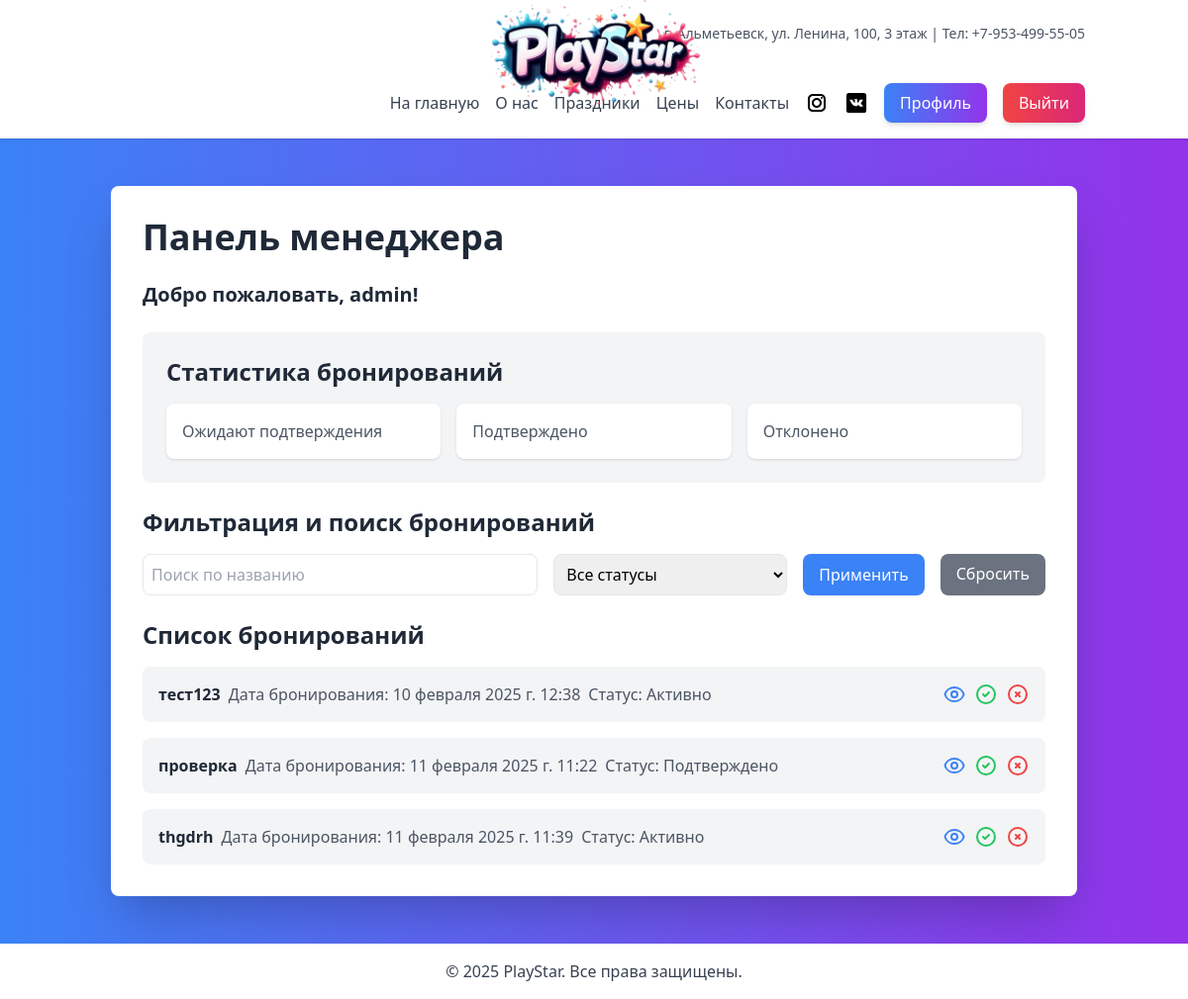
/staff/manager-dashboard/ (signed in), run on an earlier commit of the app's database.
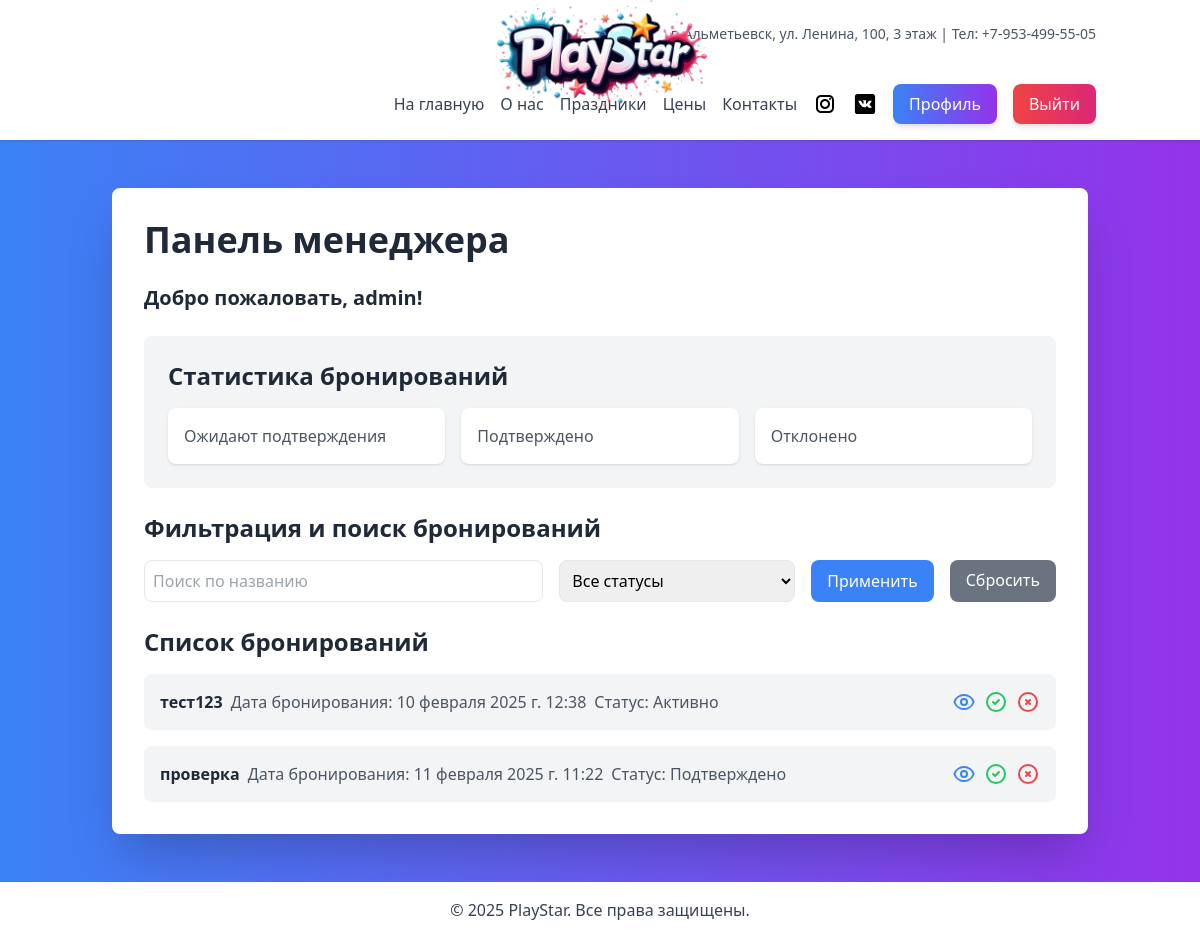
And on a later commit of the database.
### bookings/models.py (models this page shows, shortened)
class Booking(models.Model):
    user = models.ForeignKey(settings.AUTH_USER_MODEL, on_delete=models.CASCADE, related_name='bookings')
    event_name = models.CharField(max_length=255, verbose_name='Название мероприятия')
    booking_date = models.DateTimeField(auto_now_add=True, verbose_name='Дата бронирования')
    event_date = models.DateTimeField(verbose_name='Дата мероприятия')
    status = models.CharField(max_length=50, blank=True, null=True, default='Активно', verbose_name='Статус')
    children_count = models.PositiveIntegerField(default=1, blank=True, null=True, verbose_name='Количество детей')
    comment = models.TextField(max_length=255, blank=True, null=True, verbose_name='Комментарий')
    edited_by = models.CharField(max_length=50, blank=True, null=True, verbose_name='Отредактировано')  # Новое поле
    class Meta:
        verbose_name = 'Бронирование'
        verbose_name_plural = 'Бронирования'

### staff/views.py (the view)
# urls.py: path('manager-dashboard/', views.manager_dashboard, name='manager_dashboard'),
@login_required
@role_required('Admin', 'Manager')
def manager_dashboard(request):
    bookings = Booking.objects.all()
    return render(request, 'staff/manager_dashboard.html', {'bookings': bookings})

### staff/views.py (called while the page is built)
def role_required(*group_names):
    def in_groups(user):
        if user.is_authenticated:
            if bool(user.groups.filter(name__in=group_names)) or user.is_superuser:
                return True
        return False
    return user_passes_test(in_groups)

### staff/templates/staff/manager_dashboard.html (shortened to what the changed rows need)
{% extends 'base.html' %}
{% block content %}
<div class="flex space-x-8 max-w-6xl mx-auto">
    <div class="w-full bg-white p-8 rounded-lg shadow-2xl">
        <h2 class="text-4xl font-bold text-gray-800 mb-6">Панель менеджера</h2>
        <div class="mt-6">
            {% if bookings %}
                <ul class="space-y-4">
                    {% for booking in bookings %}
                        <li class="bg-gray-100 p-4 rounded-lg flex items-center justify-between">
                            <div class="flex items-center space-x-2">
                                <p class="text-gray-800"><strong>{{ booking.event_name }}</strong></p>
                                <p class="text-gray-600">Дата бронирования: {{ booking.booking_date }}</p>
                                <p class="text-gray-600">Статус: {{ booking.status }}</p>
                            </div>
                            <div class="flex space-x-2">
                                <button onclick="openModal('{{ booking.event_name }}', '{{ booking.booking_date }}', '{{ booking.event_date }}', '{{ booking.children_count }}', '{{ booking.comment }}')" class="text-blue-500 hover:text-blue-700">
                                </button>
                                <a href="{% url 'manage_booking' booking.id 'approve' %}" class="text-green-500 hover:text-green-700">
                                    <svg xmlns="http://www.w3.org/2000/svg" class="h-6 w-6" fill="none" viewBox="0 0 24 24" stroke="currentColor">
                                        <path stroke-linecap="round" stroke-linejoin="round" stroke-width="2" d="M9 12l2 2 4-4m6 2a9 9 0 11-18 0 9 9 0 0118 0z" />
                                    </svg>
                                </a>
                                <a href="{% url 'manage_booking' booking.id 'reject' %}" class="text-red-500 hover:text-red-700">
                                    <svg xmlns="http://www.w3.org/2000/svg" class="h-6 w-6" fill="none" viewBox="0 0 24 24" stroke="currentColor">
                                        <path stroke-linecap="round" stroke-linejoin="round" stroke-width="2" d="M10 14l2-2m0 0l2-2m-2 2l-2-2m2 2l2 2m7-2a9 9 0 11-18 0 9 9 0 0118 0z" />
                                    </svg>
                                </a>
                            </div>
                        </li>
                    {% endfor %}
                </ul>
            {% else %}
                <p class="text-gray-600">Бронирования не найдены.</p>
            {% endif %}
        </div>
    </div>
</div>
{% endblock %}

What changed in the data, as far as the page shows it:
removed Booking: event_name "thgdrh", booking_date "11 февраля 2025 г. 11:39", status "Активно"
